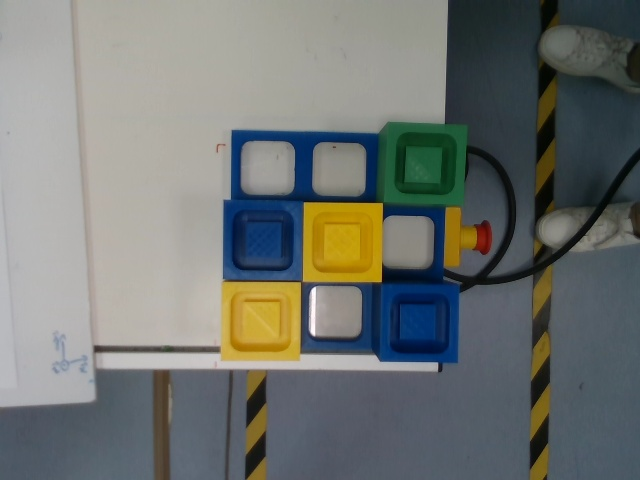
#> input picture Images/frame.jpg, 640 x 480 px, given in place of the camera
$ python testCamera1OpenCv.py
#> lines starting #> are read from the running program, lines starting #| are printed output that depends on the picture; after the words box and inside, x2 and y2 are one past the last pixel; in counts of white or black regions, pixels touching at a corner belong together
import numpy as np
import cv2 as cv

image_path = "/home/robot/Documents/Projet/UR5projet1/images/image.png"

#-------------------FUNCTIONS-------------------

# Lower and higher HSV value for red color
def yellow_hsv():
    # H -> 0-13
    # S -> 200-255
    # V -> 50-160

    # define range of red color in HSV
    lower_hsv = np.array([20, 100, 30])
    higher_hsv = np.array([30, 255, 240])

    # generating mask for red color
    mask = cv.inRange(hsv_img, lower_hsv, higher_hsv)
    return mask

def red_hsv():
    # H -> 0-13
    # S -> 200-255
    # V -> 50-160

    # define range of red color in HSV
    lower_hsv = np.array([0, 0, 0])
    higher_hsv = np.array([19, 255, 255])

    # generating mask for red color
    mask = cv.inRange(hsv_img, lower_hsv, higher_hsv)
    return mask

# Lower and higher HSV value for blue color
def blue_hsv():
    # H -> 80-240
    # S -> 140-240
    # V -> 100-170

    # define range of blue color in HSV
    lower_hsv = np.array([102, 125, 0])
    higher_hsv = np.array([120, 255, 180])

    # generating mask for blue color
    mask = cv.inRange(hsv_img, lower_hsv, higher_hsv)
    return mask

# Lower and higher HSV value for blue color
def green_hsv():
    # H -> 70-85
    # S -> 105-230
    # V -> 40-160

    # define range of blue color in HSV
    lower_hsv = np.array([60, 105, 40])
    higher_hsv = np.array([85, 230, 200])

    # generating mask for blue color
    mask = cv.inRange(hsv_img, lower_hsv, higher_hsv)
    return mask


#-------------------OPEN CAMERA-------------------
cap1 = cv.VideoCapture(4)
cap2 = cv.VideoCapture(6)

#-------------------TEST WITH ONE IMAGE-------------------
'''
for i in range (10):
    _, img = cap2.read()

cv.imwrite(image_path,img)

# read image
bgr_img = cv.imread(image_path)
# Convert HSV
hsv_img = cv.cvtColor(bgr_img, cv.COLOR_BGR2HSV)

mask = green_hsv()

detected_img1 = cv.bitwise_and(bgr_img, bgr_img, mask= mask)
cv.imwrite("/home/robot/Documents/Projet/UR5projet1/images/image_test_couleur.png", detected_img1)
'''

#-------------------TEST WITH THE VIDEO OF THE CAMERA-------------------

if not cap1.isOpened():
    print("Cannot open camera")
    exit()
while True:
    # Capture frame-by-frame
    ret1, frame1 = cap1.read()
#> frame1 is the input picture: shape (480, 640, 3); mean B, G, R 113.1, 116.5, 112.4
    ret2, frame2 = cap2.read()

    if not ret1:
        print("Can't receive frame (stream end?). Exiting ...")
        break

    # Display the resulting frame
    #cv.imshow('frame1', frame1)
    #cv.imshow('frame2', frame2)


    hsv_img = cv.cvtColor(frame2, cv.COLOR_BGR2HSV)
#> hsv_img: shape (480, 640, 3); mean H, S, V 66.2, 59.8, 125.7

    mask = red_hsv()
#> in red_hsv, `mask = cv.inRange(hsv_img, lower_hsv, higher_hsv)`:
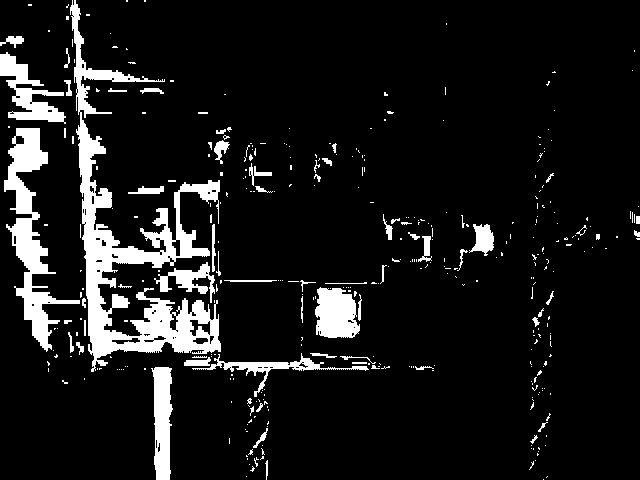
#> mask: shape (480, 640); 9.8% white; 374 white regions (308 under 20 px), largest, box (x1, y1, x2, y2) and area: (70, 0, 221, 372) 12844, (4, 128, 80, 352) 4802, (0, 52, 66, 124) 1865

    detected_img = cv.bitwise_and(frame2, frame2, mask= mask)
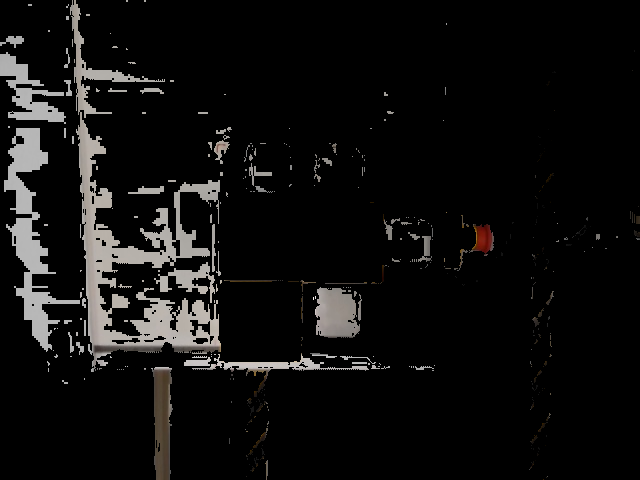
#> detected_img: shape (480, 640, 3); mean B, G, R 14.7, 15.2, 15.8
    cv.imshow("detected image", detected_img)

    if cv.waitKey(1) == ord('q'):
#> (key q is pressed here)
        break


#-------------------CLOSE CAMERA-------------------
cap1.release()
cap2.release()
cv.destroyAllWindows()
